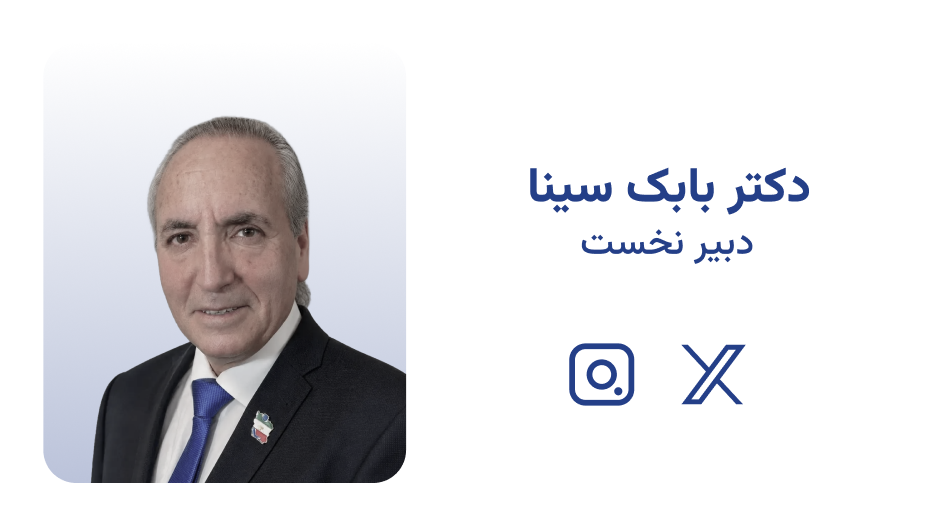
#> input picture Titles/Titles/Cards/Dr-SinaBabak.png, 933 x 524 px; its folder holds only this picture in this run
$ python crop-person-photos.py
#> lines starting #> are read from the running program, lines starting #| are printed output that depends on the picture
"""
Cuts the photo panel out of the Figma card exports (Titles/Titles/Cards/**.png) so it can be used
as the person's photo in the admin ("اعضای حزب"). The panel is found as the non-white area on
the left half of the card; its height follows the card photo's 134 x 162 proportion.

    python tools/crop-person-photos.py [name-filter]

Writes Titles/photos/<file>.png (gradient background included, as in the design).
"""
import glob
import os
import sys

from PIL import Image

ROOT = os.path.join(os.path.dirname(__file__), '..', 'Titles')
RATIO = 162 / 134  # Figma card photo box


def crop(path):
    image = Image.open(path).convert('RGBA')
#> image is the input picture: PIL image 933x524 RGBA; mean R, G, B, A 223.4, 222.9, 225.6, 254.1
    width, height = image.size
#> width = 933; height = 524
    pixels = image.load()
    xs, ys = [], []
    for y in range(height):
        for x in range(int(width * 0.45)):  # the photo panel; the name starts further right
            r, g, b, a = pixels[x, y]
            if a > 200 and not (r > 248 and g > 248 and b > 248):
                xs.append(x)
                ys.append(y)
#> after the loop, xs = 144352 items; ys = 144352 items
    left, right, bottom = min(xs), max(xs) + 1, max(ys) + 1
#> left = 43; right = 407; bottom = 483
    top = max(0, round(bottom - (right - left) * RATIO))
#> top = 43
    return image.crop((left, top, right, bottom))
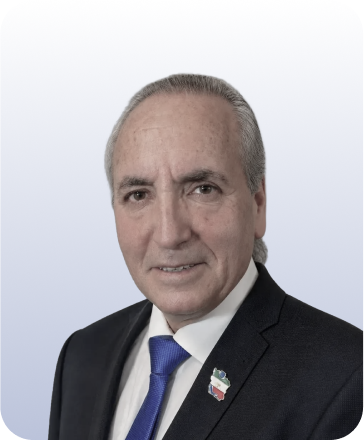
#> returned value: PIL image 364x440 RGBA; mean R, G, B, A 170.9, 168.1, 172.9, 255


if __name__ == '__main__':
    name_filter = sys.argv[1].lower() if len(sys.argv) > 1 else ''
    out_dir = os.path.join(ROOT, 'photos')
    os.makedirs(out_dir, exist_ok=True)
    for path in sorted(glob.glob(os.path.join(ROOT, 'Titles', 'Cards', '**', '*.png'), recursive=True)):
        if name_filter and name_filter not in os.path.basename(path).lower():
            continue
        photo = crop(path)
        target = os.path.join(out_dir, os.path.basename(path).replace(' ', '-'))
        photo.convert('RGB').save(target, optimize=True)
        print(os.path.relpath(target, ROOT), photo.size)
#| photos/Dr-SinaBabak.png (364, 440)
